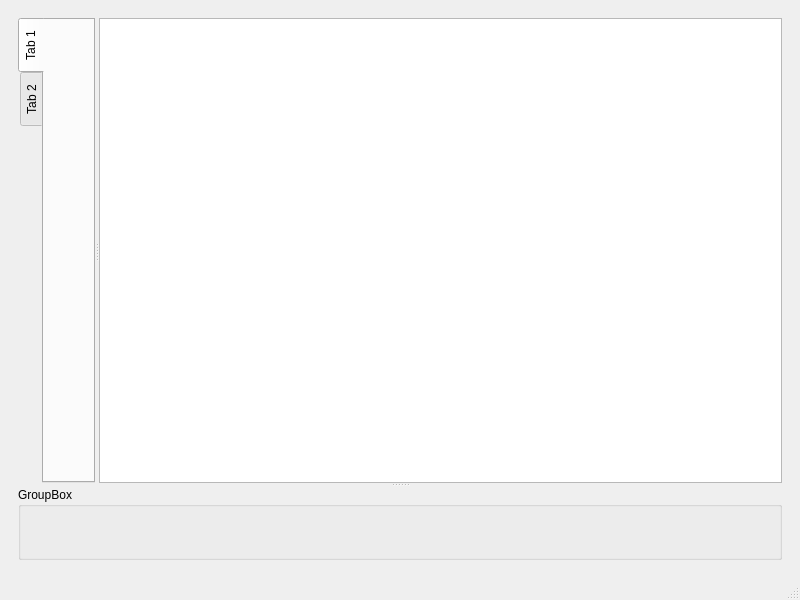
<?xml version="1.0" encoding="UTF-8"?>
<ui version="4.0">
 <class>MainWindow</class>
 <widget class="QMainWindow" name="MainWindow">
  <property name="geometry">
   <rect>
    <x>0</x>
    <y>0</y>
    <width>800</width>
    <height>600</height>
   </rect>
  </property>
  <property name="windowTitle">
   <string>MainWindow</string>
  </property>
  <widget class="QWidget" name="centralwidget">
   <layout class="QGridLayout" name="gridLayout">
    <item row="0" column="0">
     <widget class="QStackedWidget" name="steps">
      <property name="currentIndex">
       <number>1</number>
      </property>
      <widget class="QWidget" name="Welcome">
       <widget class="QPushButton" name="acts">
        <property name="geometry">
         <rect>
          <x>350</x>
          <y>180</y>
          <width>88</width>
          <height>26</height>
         </rect>
        </property>
        <property name="text">
         <string>PushButton</string>
        </property>
       </widget>
      </widget>
      <widget class="QWidget" name="Activaties">
       <layout class="QGridLayout" name="gridLayout_2">
        <item row="0" column="0">
         <widget class="QSplitter" name="splitter_2">
          <property name="orientation">
           <enum>Qt::Orientation::Vertical</enum>
          </property>
          <widget class="QSplitter" name="splitter">
           <property name="orientation">
            <enum>Qt::Orientation::Horizontal</enum>
           </property>
           <widget class="QTabWidget" name="tabWidget">
            <property name="layoutDirection">
             <enum>Qt::LayoutDirection::LeftToRight</enum>
            </property>
            <property name="tabPosition">
             <enum>QTabWidget::TabPosition::West</enum>
            </property>
            <widget class="QWidget" name="tab_3">
             <attribute name="title">
              <string>Tab 1</string>
             </attribute>
            </widget>
            <widget class="QWidget" name="tab_4">
             <attribute name="title">
              <string>Tab 2</string>
             </attribute>
            </widget>
           </widget>
           <widget class="QTextEdit" name="editer">
            <property name="sizePolicy">
             <sizepolicy hsizetype="Preferred" vsizetype="Preferred">
              <horstretch>0</horstretch>
              <verstretch>0</verstretch>
             </sizepolicy>
            </property>
           </widget>
          </widget>
          <widget class="QGroupBox" name="scripts">
           <property name="title">
            <string>GroupBox</string>
           </property>
          </widget>
         </widget>
        </item>
       </layout>
      </widget>
     </widget>
    </item>
   </layout>
  </widget>
  <widget class="QMenuBar" name="menubar">
   <property name="geometry">
    <rect>
     <x>0</x>
     <y>0</y>
     <width>800</width>
     <height>27</height>
    </rect>
   </property>
  </widget>
  <widget class="QStatusBar" name="statusbar"/>
 </widget>
 <resources/>
 <connections>
  <connection>
   <sender>acts</sender>
   <signal>clicked()</signal>
   <receiver>MainWindow</receiver>
   <slot>enter()</slot>
   <hints>
    <hint type="sourcelabel">
     <x>408</x>
     <y>228</y>
    </hint>
    <hint type="destinationlabel">
     <x>839</x>
     <y>444</y>
    </hint>
   </hints>
  </connection>
 </connections>
 <slots>
  <slot>to_file_tree()</slot>
  <slot>to_logics()</slot>
  <slot>enter()</slot>
 </slots>
</ui>
